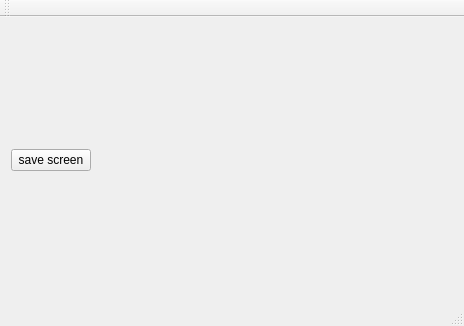
<?xml version="1.0" encoding="UTF-8"?>
<ui version="4.0">
 <class>MainWindow</class>
 <widget class="QMainWindow" name="MainWindow">
  <property name="geometry">
   <rect>
    <x>0</x>
    <y>0</y>
    <width>464</width>
    <height>326</height>
   </rect>
  </property>
  <property name="windowTitle">
   <string>MainWindow</string>
  </property>
  <widget class="QWidget" name="centralWidget">
   <layout class="QVBoxLayout" name="verticalLayout">
    <item>
     <layout class="QHBoxLayout" name="horizontalLayout">
      <item>
       <widget class="QPushButton" name="saveScreenBtn">
        <property name="text">
         <string>save screen</string>
        </property>
       </widget>
      </item>
      <item>
       <spacer name="horizontalSpacer">
        <property name="orientation">
         <enum>Qt::Horizontal</enum>
        </property>
        <property name="sizeHint" stdset="0">
         <size>
          <width>40</width>
          <height>20</height>
         </size>
        </property>
       </spacer>
      </item>
     </layout>
    </item>
    <item>
     <layout class="QVBoxLayout" name="vLayoutGraphic"/>
    </item>
   </layout>
  </widget>
  <widget class="QMenuBar" name="menuBar">
   <property name="geometry">
    <rect>
     <x>0</x>
     <y>0</y>
     <width>464</width>
     <height>23</height>
    </rect>
   </property>
  </widget>
  <widget class="QToolBar" name="mainToolBar">
   <attribute name="toolBarArea">
    <enum>TopToolBarArea</enum>
   </attribute>
   <attribute name="toolBarBreak">
    <bool>false</bool>
   </attribute>
  </widget>
  <widget class="QStatusBar" name="statusBar"/>
 </widget>
 <layoutdefault spacing="6" margin="11"/>
 <resources/>
 <connections/>
</ui>
